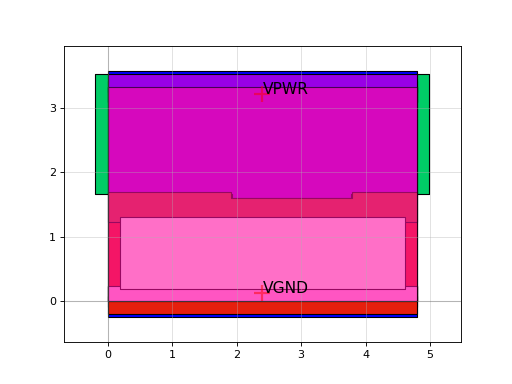

The Python source for this figure:
import sky130

c = sky130.components.sky130_fd_sc_hs__maj3_2()
c.plot()
